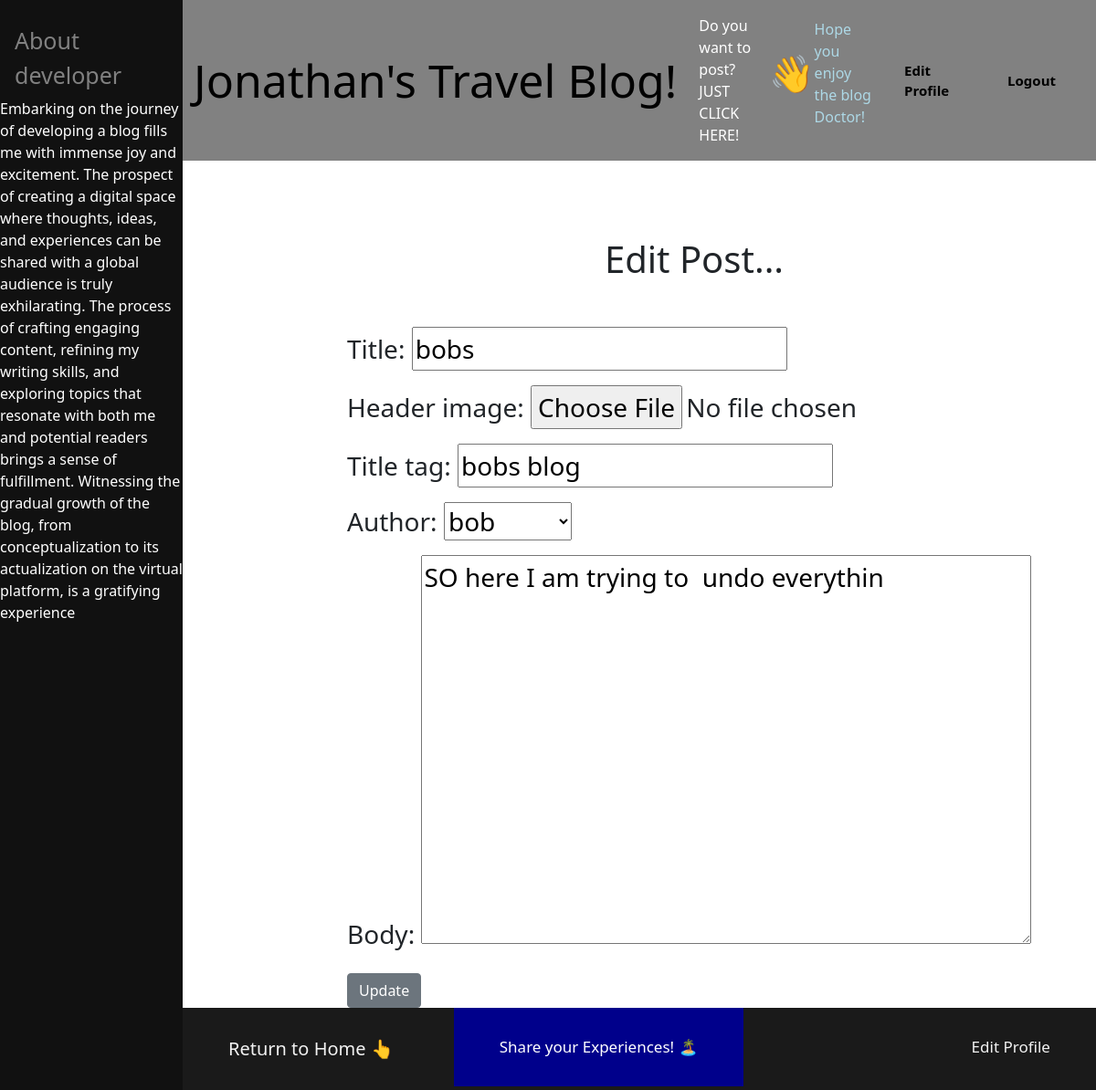
/article/edit/16 (signed in), run on the app's committed database.
### blog/models.py (models this page shows, shortened)
class Post(models.Model):
    title = models.CharField(max_length=255)
    header_image = models.ImageField(null=True, blank=True, upload_to="images/")
    title_tag = models.CharField(max_length=255)
    author = models.ForeignKey(User, on_delete=models.CASCADE)
    body = RichTextField(blank=True, null=True)
    post_date = models.DateField(auto_now_add=True)

### blog/views.py (the view)
# urls.py: path('article/edit/<int:pk>', UpdatePostView.as_view(), name='update_post'),
class UpdatePostView(UpdateView):
    model = Post
    template_name = "update_post.html"
    fields = '__all__'

### blog/templates/update_post.html (shortened to what this page needs)
{% extends 'base.html' %}
{% block content %}
{% if user.is_authenticated %}
{% if user.id == post.author.id %}
<h1>Edit Post...</h1>
<br/>
<div class="form-group">
<form method="post" enctype="multipart/form-data">
    {{ form.as_p }}
    <button class="btn btn-secondary">Update</button>
</div>
{% else %}
You are not allowed here and you know it
{% endif %}
{%else %}
You are not allowed here and you know it
{% endif %}
{% endblock %}

### blog/templates/base.html (style rules this page uses)
h1 { text-align: center; }

### data on the page
Post: title "bobs", title_tag "bobs blog", author "bob", body "SO here I am trying to undo everythin"
